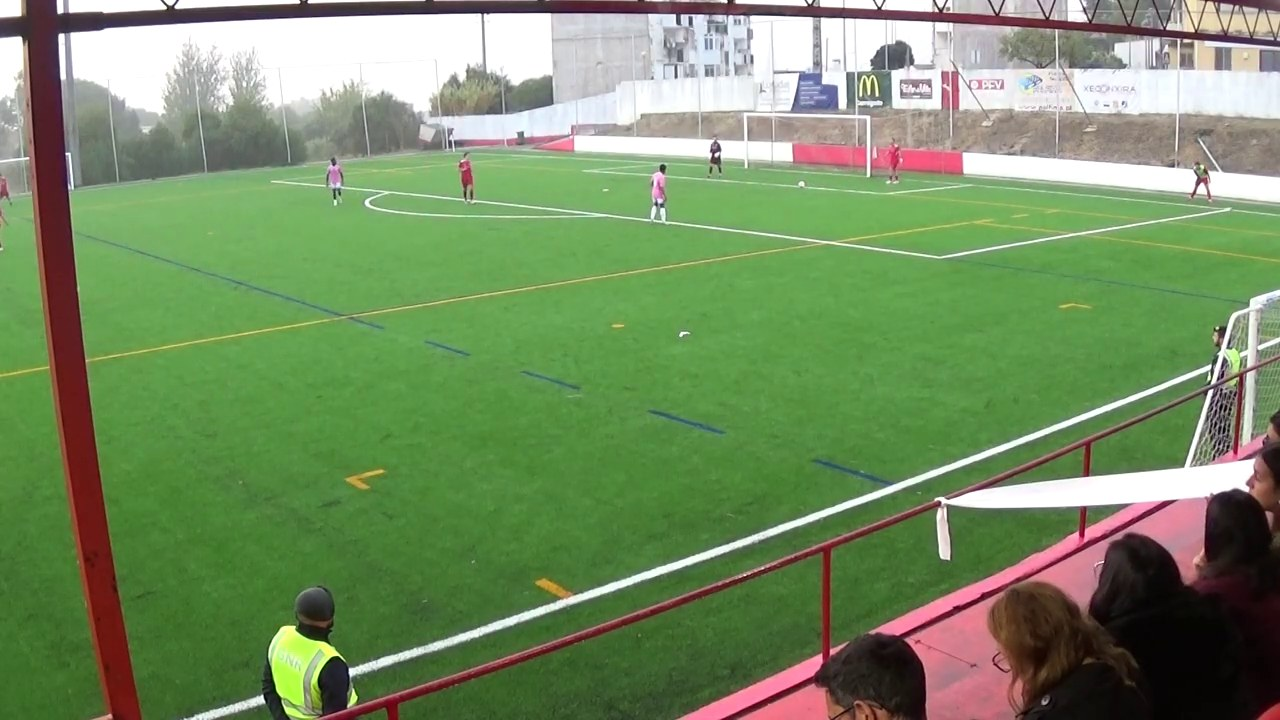
#> input picture ref/area_dir.jpg, 1280 x 720 px
$ python -i pitch.py   (imports and definitions only)
#> lines starting #> are read from the running program, lines starting #| are printed output that depends on the picture; after the words box and inside, x2 and y2 are one past the last pixel; in counts of white or black regions, pixels touching at a corner belong together
#> further down, picture is the input picture: shape (720, 1280, 3); mean B, G, R 99.4, 142.2, 118.2
"""Utilitários de campo: máscara de relva, máscara de linhas brancas, modelo do campo de 11."""
import cv2, numpy as np

def grass_mask(im):
    hsv = cv2.cvtColor(im, cv2.COLOR_BGR2HSV); H, S, V = cv2.split(hsv)
#> after `H, S, V = cv2.split(hsv)`:
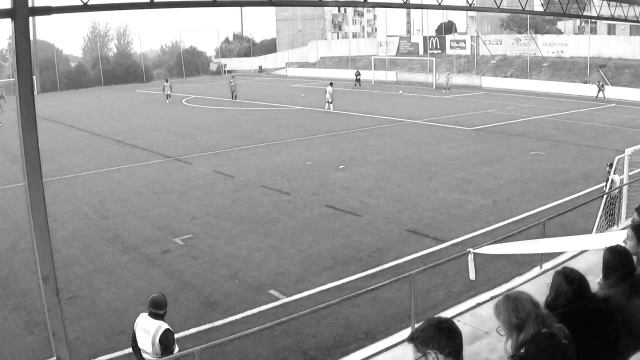
#> V: shape (720, 1280) (shown at 1/2 size); min 1, max 255, mean 149.9
    g = ((H >= 30) & (H <= 90) & (S > 40) & (V > 40)).astype(np.uint8) * 255
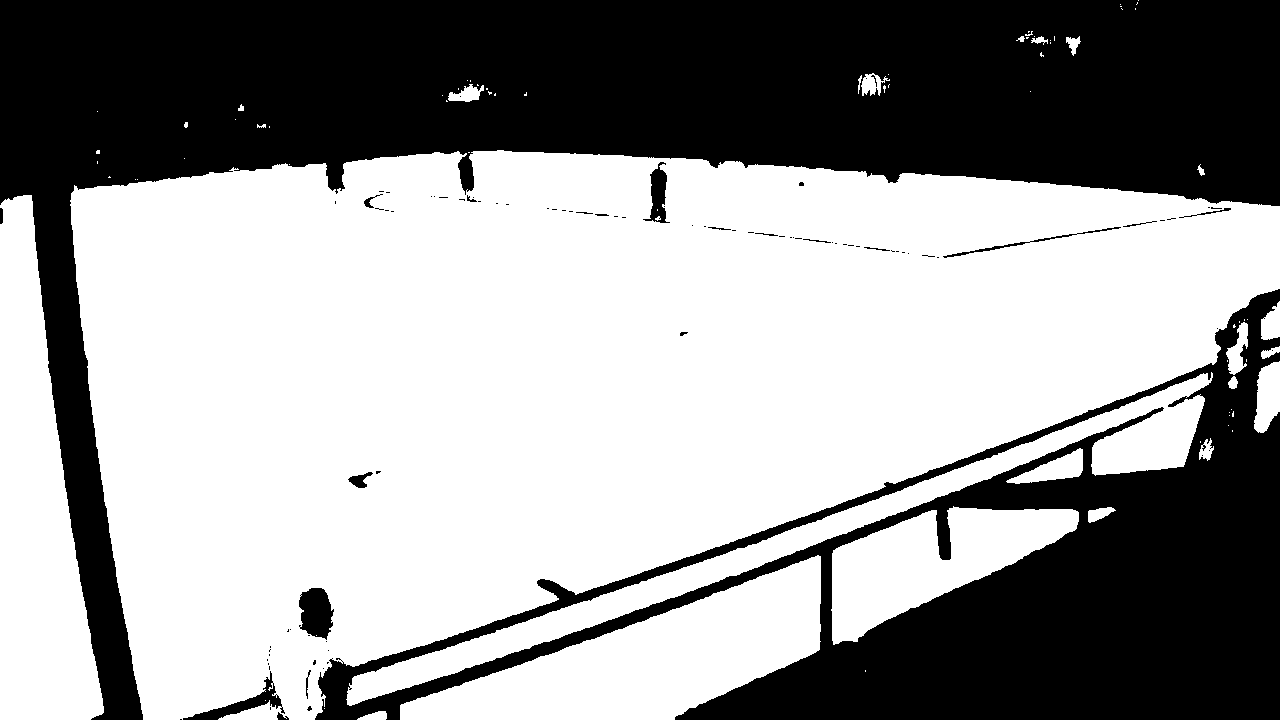
#> g: shape (720, 1280); 60.2% white; 91 black regions (70 under 20 px), largest, box (x1, y1, x2, y2) and area: (0, 0, 1280, 720) 241203, (315, 289, 1280, 720) 121457, (299, 588, 334, 640) 1335
    # fecha as linhas (finas) mas não os pilares/pessoas (largos); fica só a maior região
    g = cv2.morphologyEx(g, cv2.MORPH_CLOSE, cv2.getStructuringElement(cv2.MORPH_ELLIPSE, (15, 15)))
#> g: shape (720, 1280); 62.7% white; 10 black regions, largest, box (x1, y1, x2, y2) and area: (0, 0, 1280, 720) 239708, (681, 336, 1280, 720) 98820, (316, 663, 407, 720) 2400
    n, lab, st, _ = cv2.connectedComponentsWithStats(g)
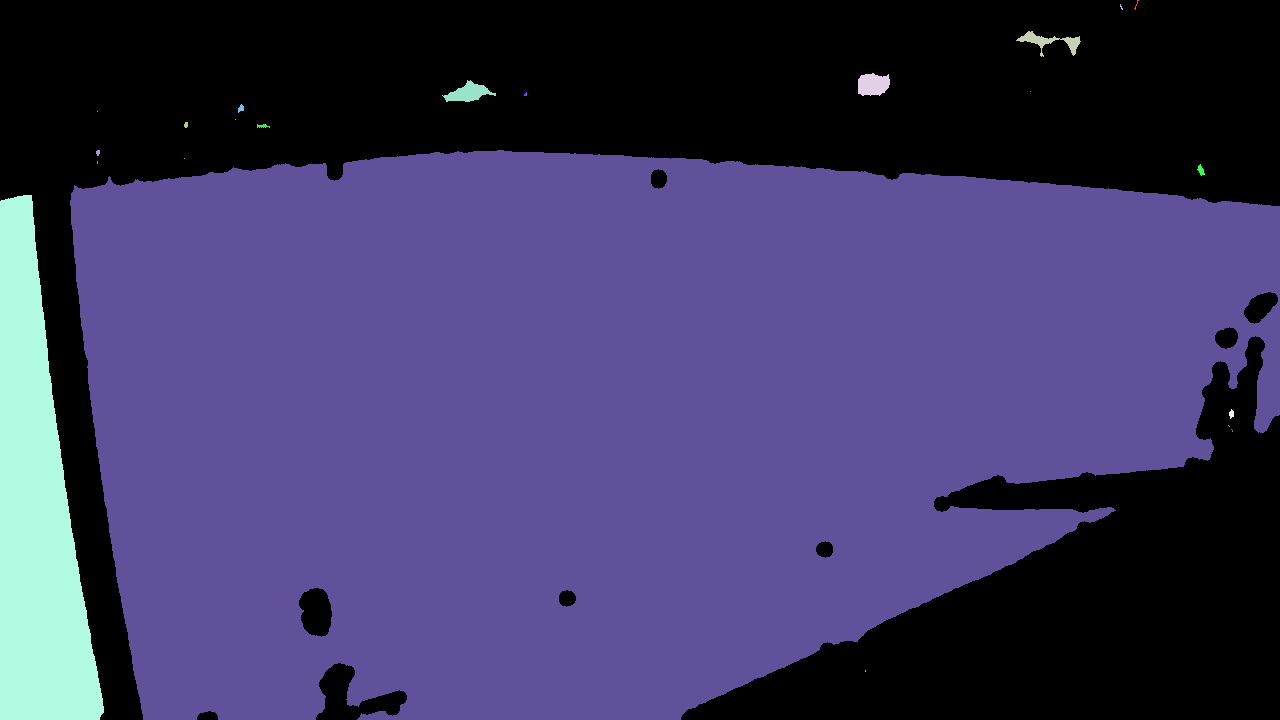
#> lab: shape (720, 1280) int32; 23 distinct labels, from 0 to 22; one colour per label, 0 black
#> n = 23; st = 23 rows, first 6: [0, 0, 1280, 720, 344055], [1134, 0, 5, 10, 12], [1120, 4, 3, 6, 8], [1016, 31, 65, 26, 492], [858, 73, 32, 23, 593], [442, 80, 54, 22, 579]
    if n > 1: g = (np.isin(lab, 1 + np.where(st[1:, cv2.CC_STAT_AREA] > 0.02 * g.size)[0]) * 255).astype(np.uint8)
#> g: shape (720, 1280); 62.5% white; 10 black regions, largest, box (x1, y1, x2, y2) and area: (0, 0, 1280, 720) 241564, (681, 336, 1280, 720) 98861, (316, 663, 407, 720) 2400
    return cv2.erode(g, np.ones((5, 5), np.uint8))
#> returned value: shape (720, 1280); 61.3% white; 10 black regions, largest, box (x1, y1, x2, y2) and area: (0, 0, 1280, 720) 246935, (679, 334, 1280, 720) 102205, (314, 661, 409, 720) 3070

def white_mask(im, grass=None, boxes=()):
    """Linhas brancas: claras, pouco saturadas, mais claras que a vizinhança (top-hat), dentro da relva."""
    if grass is None: grass = grass_mask(im)
    hsv = cv2.cvtColor(im, cv2.COLOR_BGR2HSV); S, V = hsv[..., 1], hsv[..., 2]
    th = cv2.morphologyEx(V, cv2.MORPH_TOPHAT, cv2.getStructuringElement(cv2.MORPH_RECT, (15, 15)))
    w = ((S < 60) & (V > 150) & (th > 30) & (grass > 0)).astype(np.uint8) * 255
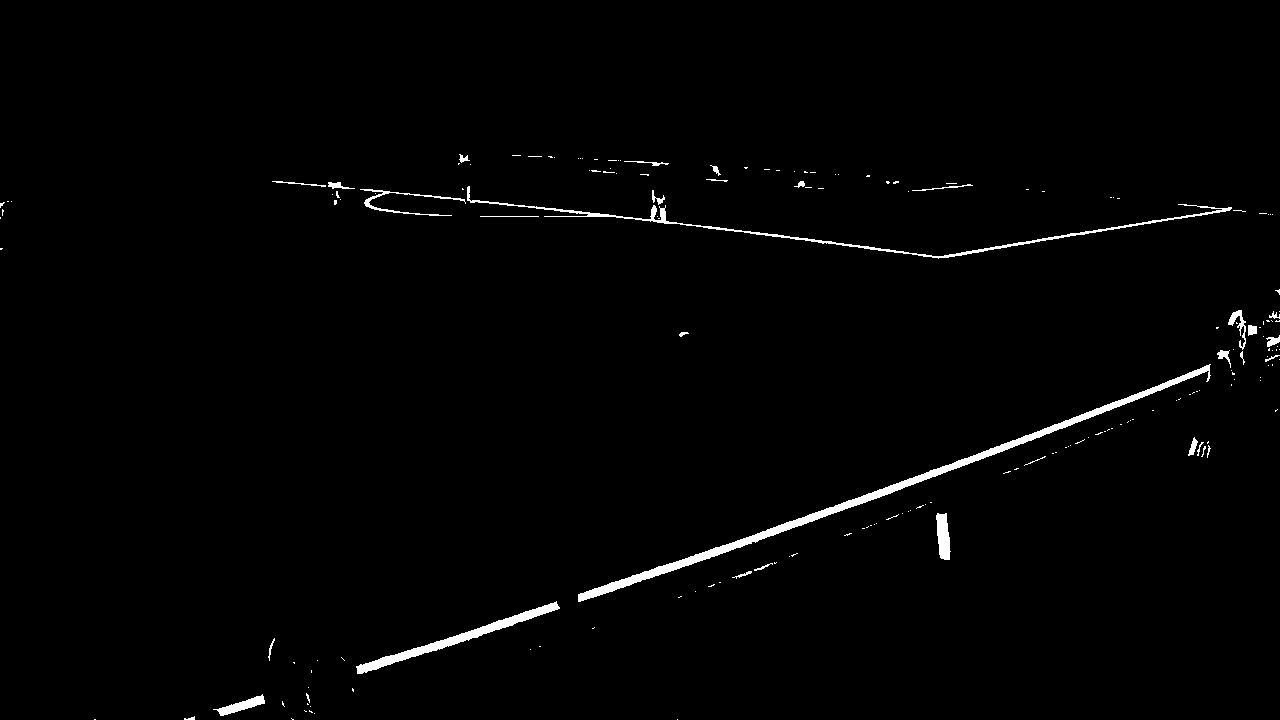
#> w: shape (720, 1280); 1.3% white; 182 white regions (150 under 20 px), largest, box (x1, y1, x2, y2) and area: (578, 364, 1211, 602) 4778, (467, 186, 1232, 259) 2112, (356, 601, 560, 674) 1765
    for b in boxes:
        x1, y1, x2, y2 = map(int, b); w[max(0, y1 - 4):y2 + 4, max(0, x1 - 4):x2 + 4] = 0
    return w

# [50 lines left out: functions template, grass_top, off_grass, feet_on_grass, not called in this run]

>>> import cv2
>>> picture = cv2.imread('ref/area_dir.jpg')
>>> result = white_mask(picture)

$ run again, on ref/area_esq.jpg
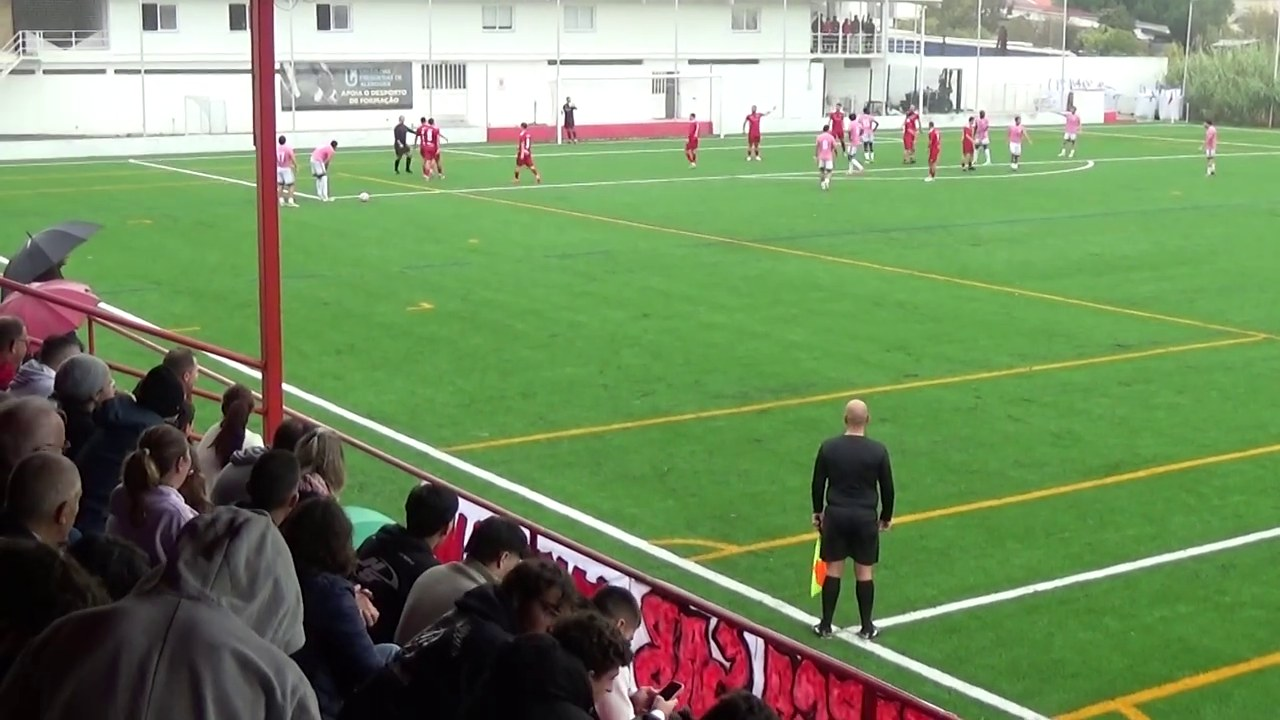
#> input picture ref/area_esq.jpg, 1280 x 720 px
#> picture is the input picture: shape (720, 1280, 3); mean B, G, R 98.4, 140.4, 116.8
#> hsv: shape (720, 1280, 3); mean H, S, V 66.5, 94.8, 147.1
#> in grass_mask, `n, lab, st, _ = cv2.connectedComponentsWithStats(g)`:
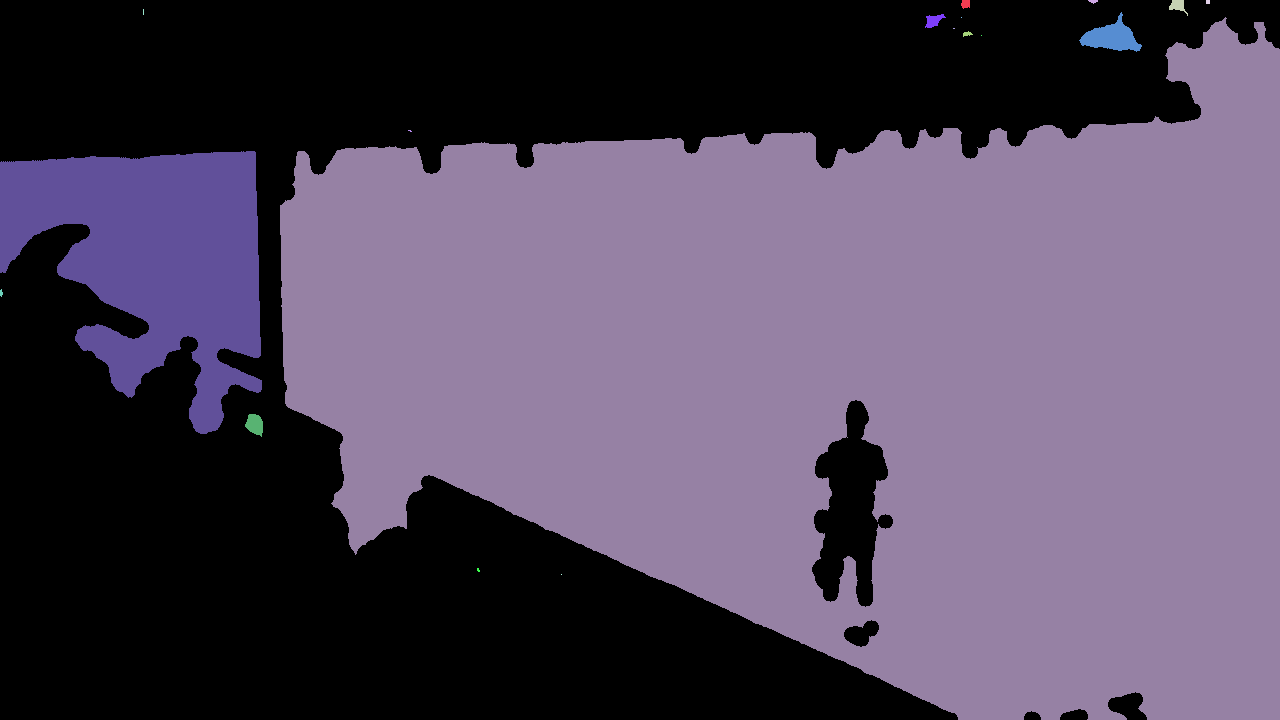
#> lab: shape (720, 1280) int32; 19 distinct labels, from 0 to 18; one colour per label, 0 black
#> n = 19; st = 19 rows, first 6: [0, 0, 1280, 720, 399936], [961, 0, 9, 9, 67], [1088, 0, 10, 4, 25], [1169, 0, 19, 16, 148], [1206, 0, 4, 4, 16], [143, 9, 1, 6, 6]
#> in white_mask, `w = ((S < 60) & (V > 150) & (th > 30) & (grass > 0)).astype(np.uint8) ..`:
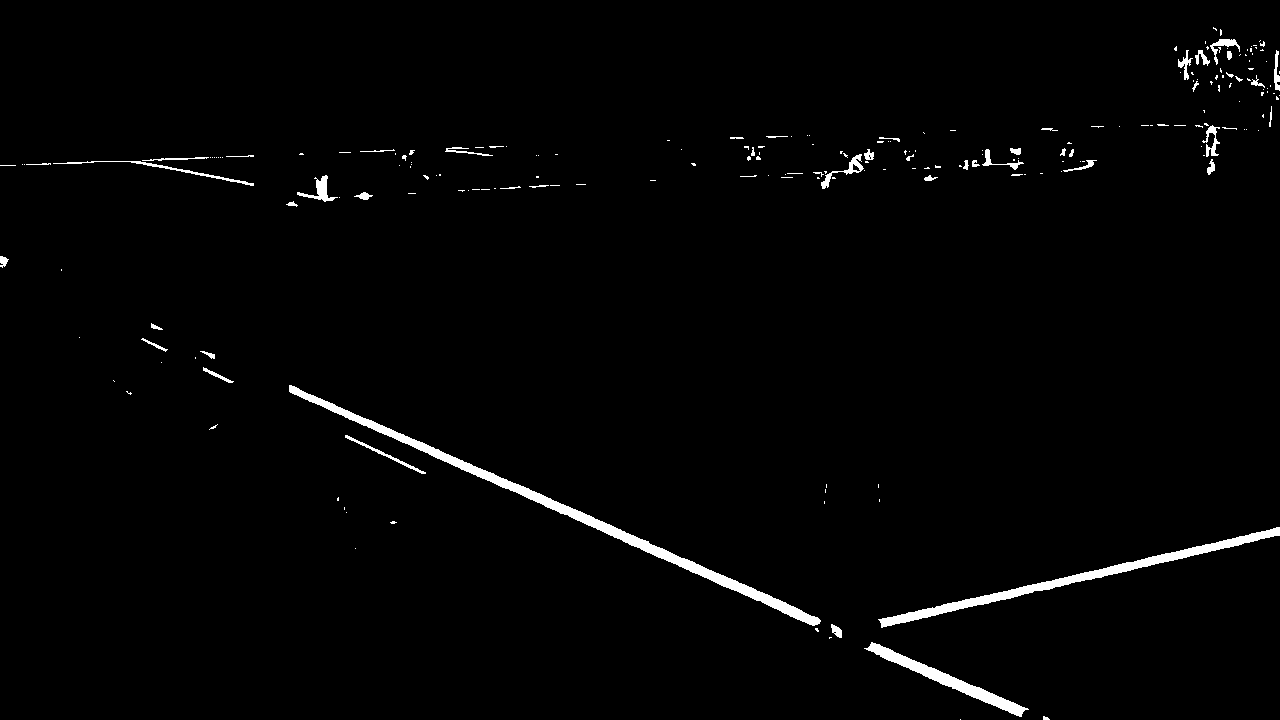
#> w: shape (720, 1280); 1.7% white; 217 white regions (165 under 20 px), largest, box (x1, y1, x2, y2) and area: (289, 385, 821, 626) 5100, (878, 527, 1280, 628) 3411, (864, 642, 1029, 717) 1799

$ run again, on ref/parte1.jpg
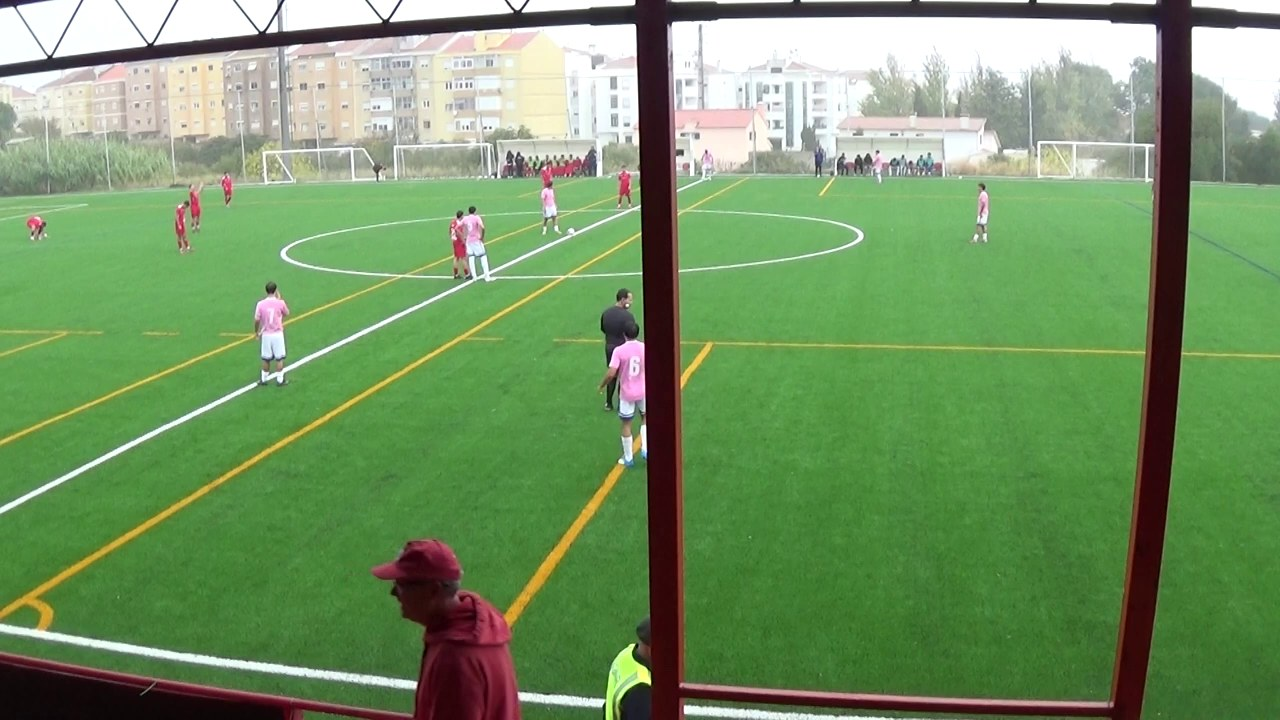
#> input picture ref/parte1.jpg, 1280 x 720 px
#> picture is the input picture: shape (720, 1280, 3); mean B, G, R 100.3, 149.2, 116.1
#> hsv: shape (720, 1280, 3); mean H, S, V 60.8, 104.8, 154
#> in grass_mask, `n, lab, st, _ = cv2.connectedComponentsWithStats(g)`:
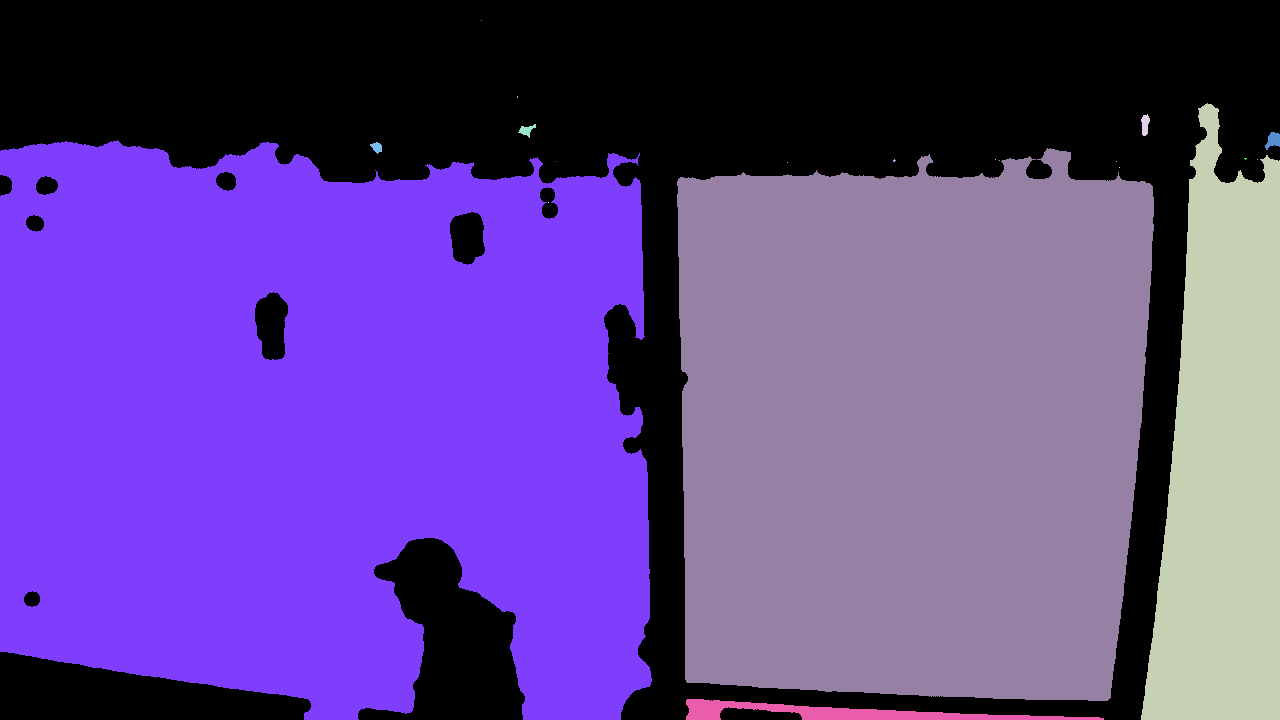
#> lab: shape (720, 1280) int32; 21 distinct labels, from 0 to 20; one colour per label, 0 black
#> n = 21; st = 21 rows, first 6: [0, 0, 1280, 720, 300238], [481, 20, 1, 1, 1], [517, 96, 1, 2, 2], [1141, 103, 139, 617, 61110], [1141, 114, 9, 22, 136], [518, 124, 18, 14, 113]
#> in white_mask, `w = ((S < 60) & (V > 150) & (th > 30) & (grass > 0)).astype(np.uint8) ..`:
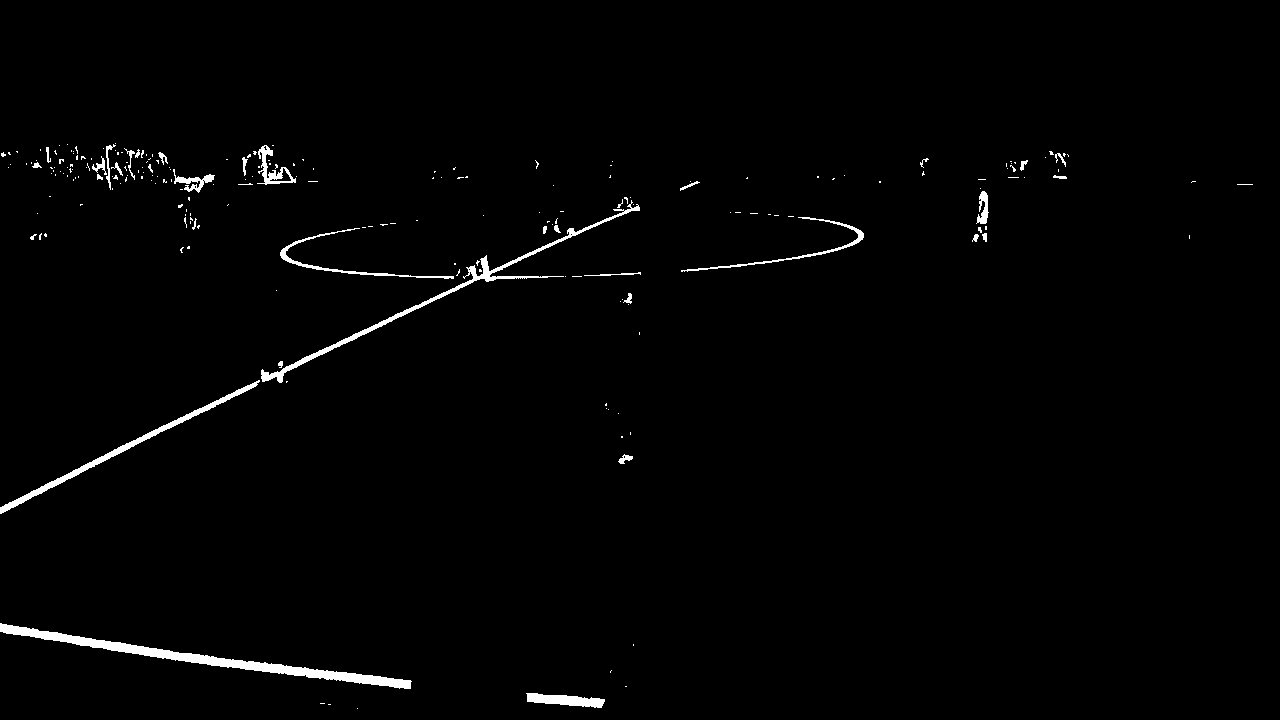
#> w: shape (720, 1280); 1.3% white; 221 white regions (186 under 20 px), largest, box (x1, y1, x2, y2) and area: (0, 623, 412, 689) 3612, (261, 200, 640, 383) 2179, (0, 380, 260, 514) 1596
